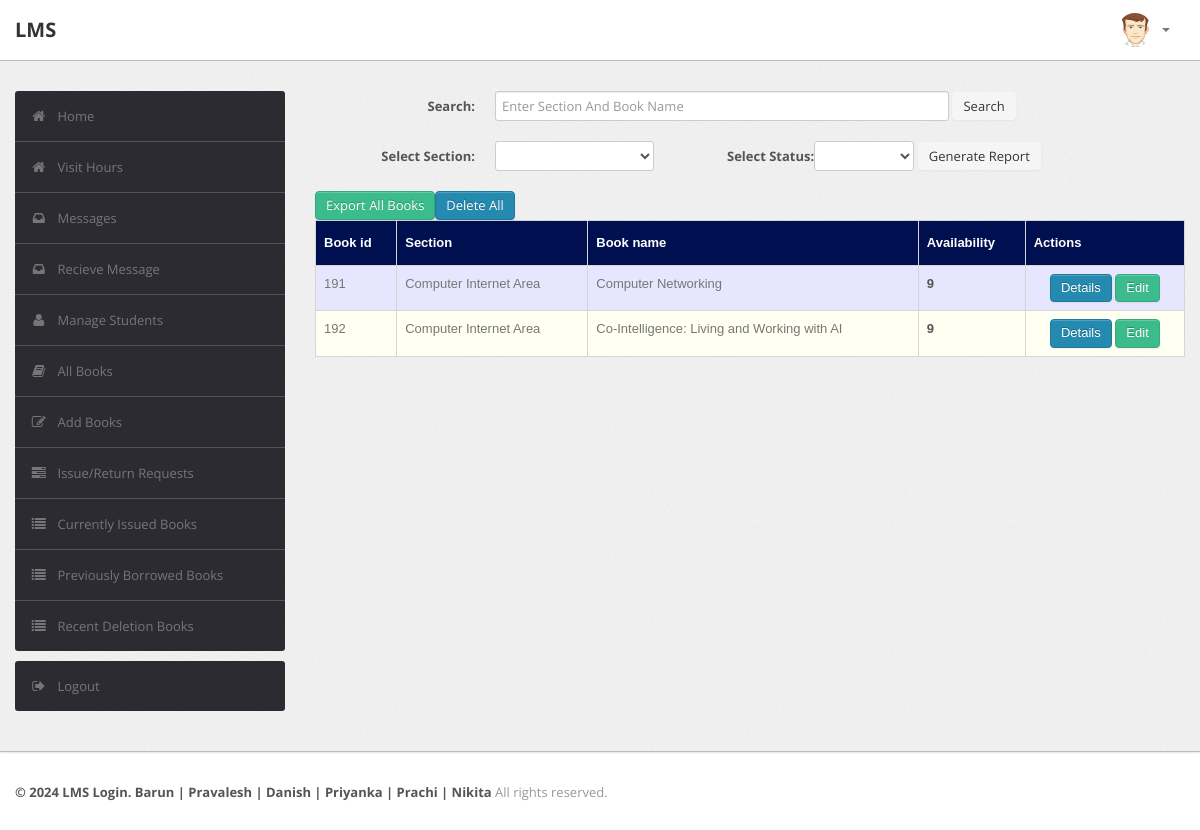
The app's page /librarian/book.php (signed in) with its own data.
### tables this page shows
CREATE TABLE `book` (
  `BookId` int(10) NOT NULL,
  `Section` varchar(255) NOT NULL,
  `Subject` varchar(50) DEFAULT NULL,
  `Textbook` varchar(255) NOT NULL,
  `Volume` varchar(255) DEFAULT NULL,
  `Year` varchar(50) DEFAULT NULL,
  `Availability` int(10) DEFAULT NULL,
  `Author` varchar(255) NOT NULL,
  `ISBN` varchar(255) NOT NULL,
  `Status` varchar(255) DEFAULT NULL
);

### librarian/book.php (the view, shortened to what this page needs)
<?php
require('dbconn.php');
?>
<?php
$rollno = $_SESSION['RollNo'];
                                $sql="select * from LMS.user where RollNo='$rollno'";
if ($_SESSION['RollNo'] !== 'staff') {
    ?>
<!DOCTYPE html>
<html lang="en">
    <head>
        <link type="text/css" href="bootstrap/css/bootstrap.min.css" rel="stylesheet">
        <link type="text/css" href="bootstrap/css/bootstrap-responsive.min.css" rel="stylesheet">
        <link type="text/css" href="css/theme.css" rel="stylesheet">
        <link type="text/css" href="images/icons/css/font-awesome.css" rel="stylesheet">
    </head>
    <body>
        <div class="navbar navbar-fixed-top">
            <div class="navbar-inner">
                <div class="container">
                        <a class="brand" href="index.php">LMS </a>
                    <div class="nav-collapse collapse navbar-inverse-collapse">
                        <ul class="nav pull-right">
                            <li class="nav-user dropdown"><a href="#" class="dropdown-toggle" data-toggle="dropdown">
                                <img src="images/user.png" class="nav-avatar" />
                                <b class="caret"></b></a>
                            </li>
                        </ul>
                    </div>
                </div>
            </div>
        </div>
        <div class="wrapper">
            <div class="container">
                <div class="row">
                    <div class="span3">
                        <div class="sidebar">
                           <ul class="widget widget-menu unstyled">
                                <li class="active"><a href="index.php"><i class="menu-icon icon-home"></i>Home
                                </a></li>
                                <li class="active"><a href="../qr/index.php"><i class="menu-icon icon-home"></i>Visit Hours
                                </a></li>
                                 <li><a href="message.php"><i class="menu-icon icon-inbox"></i>Messages</a>
                                </li>
                                <li><a href="recieve.php"><i class="menu-icon icon-inbox"></i>Recieve Message</a>
                                </li>
                                <li><a href="student.php"><i class="menu-icon icon-user"></i>Manage Students </a>
                                </li>
                                <li><a href="book.php"><i class="menu-icon icon-book"></i>All Books </a></li>
                                <li><a href="addbook.php"><i class="menu-icon icon-edit"></i>Add Books </a></li>
                                <li><a href="requests.php"><i class="menu-icon icon-tasks"></i>Issue/Return Requests </a></li>
                                <li><a href="current.php"><i class="menu-icon icon-list"></i>Currently Issued Books </a></li>
                                 <li><a href="pre.php"><i class="menu-icon icon-list"></i>Previously Borrowed Books </a></li>
                                <li><a href="history.php"><i class="menu-icon icon-list"></i>Recent Deletion Books </a></li>
                            </ul>
                            <ul class="widget widget-menu unstyled">
                                <li><a href="logout.php"><i class="menu-icon icon-signout"></i>Logout </a></li>
                            </ul>
                        </div>
                    </div>
                    <div class="span9">
                  <form class="form-horizontal row-fluid" action="book.php" method="post">
                                        <div class="control-group">
                                            <label class="control-label" for="Search"><b>Search:</b></label>
                                            <div class="controls">
                                                <input type="text" id="Textbook" name="Textbook" placeholder="Enter Section And Book Name" class="span8" required>
                                                <button type="submit" name="submit"class="btn">Search</button>
                                            </div>
                                        </div>
                                    </form>
                                    <br>
                                     <form class="form-horizontal row-fluid" action="lab.php" method="post">
                                        <div class="control-group">
                                            <label class="control-label" for="Search"><b>Select Section:</b></label>
                                            <div class="controls">
                                               <select name = "Section" tabindex="1" value="SC" data-placeholder="" class="span3" required style="float:left;">
                                                  <option value=""></option>
                                                    <option value="General Reference">General Reference</option>
                                                </select>
                                                 <label class="control-label" for="Search"><b>Select Status:</b></label>
                                                <select name = "Status" tabindex="1" value="SC" data-placeholder="Select Status" class="span2">
                                                  <option value=""></option>
                                                    <option value="GOOD">GOOD</option>
                                                </select>
                                                <button type="submit" name="submit"class="btn">Generate Report</button>
                                            </div>
                                        </div>
                                    </form>
                                    <br>
                                    <?php
                                    if(isset($_POST['submit']))
                                        {$s=$_POST['Textbook'];
                                            $sql="select * from LMS.book where Section like '%$s%' OR Textbook like '%$s%'";
                                        }
                                    else
                                        $sql="select * from LMS.book";
                                    $result=$conn->query($sql);
                                    $rowcount = mysqli_num_rows($result);
                                    if(!($rowcount))
                                        echo "<br><center><h2><b><i>No Results</i></b></h2></center>";
                                    else
                                    {
                                    ?>
                                      <form action="excel.php" method="post" style="float: left;">
                                    <input type="submit" name="export_excel" class="btn btn-success" value="Export All Books">
                                </form>
                                 <form action="delallb.php" method="post">
<button onclick="return myFunction2()" name="delete" type="submit" class="btn btn-primary">Delete All </button>
                        <table class="table" id = "tables">
                                  <thead>
                                    <tr>
                                      <th>Book id</th>
                                       <th>Section</th>
                                      <th>Book name</th>
                                      <th>Availability</th>
                                      <th>Actions</th>
                                    </tr>
                                  </thead>
                                  <tbody>
                                    <?php
                            while($row=$result->fetch_assoc())
                            {
                                $bookid=$row['BookId'];
                                $section = $row['Section'];
                                $name=$row['Textbook'];
                                $avail=$row['Availability'];
                            ?>
                                    <tr>
                                      <td><?php echo $bookid ?></td>
                                       <td><?php echo $section ?></td>
                                      <td><?php echo $name ?></td>
                                      <td><b><?php echo $avail ?></b></td>
                                        <td><center>
                                            <a href="bookdetails.php?id=<?php echo $bookid; ?>" class="btn btn-primary">Details</a>
                                            <a href="edit_book_details.php?id=<?php echo $bookid; ?>" class="btn btn-success">Edit</a>
                                           </form>
                                        </center></td>
                                    </tr>
                               <?php }} ?>
                            </div>
                </div>
            </div>
        </div>
<div class="footer">
            <div class="container">
                <b class="copyright">&copy; 2024 LMS Login. Barun | Pravalesh | Danish | Priyanka | Prachi | Nikita </b>All rights reserved.
            </div>
        </div>
    </body>
</html>
<?php }
else {
    echo "<script type='text/javascript'>alert('Access Denied!!!')</script>";
} ?>

### librarian/css/theme.css (style rules this page uses)
#tables { font-family: "Trebuchet MS", Arial, Helvetica, sans-serif; border-collapse: collapse; width: 100%; }
#tables td, #tables th { border: 1px solid #ddd; padding: 8px; }
#tables tr:nth-child(even) { background-color: #fffff2; }
#tables tr:nth-child(odd) { background-color: #e6e6ff; }
#tables th { padding-top: 12px; padding-bottom: 12px; text-align: left; background-color: #000F50; color: white; }
body { font-size: 13px; font-family: 'Open Sans', Arial, sans-serif; background: #fff; color: #777 }
strong, b { color: #555 }
.wrapper { background: url(../images/bg.png) #eee; border-bottom: 1px solid #bbb; -webkit-box-shadow: 0 1px 2px rgba(0,0,0,0.1); -moz-box-shadow: 0 1px 2px rgba(0,0,0,0.1); box-shadow: 0 1px 2px rgba(0,0,0,0.1); padding: 30px 0 }
.footer { color: #999; padding: 30px 0 60px }
form { margin: 0 }
select, textarea, input[type="text"], input[type="password"], input[type="datetime"], input[type="datetime-local"], input[type="date"], input[type="month"], input[type="time"], input[type="week"], input[type="number"], input[type="email"], input[type="url"], input[type="search"], input[type="tel"], input[type="color"], .uneditable-input, label, input, button, select, textarea { -webkit-border-radius: 3px; -moz-border-radius: 3px; border-radius: 3px; font-size: 13px; font-family: 'Open Sans', Tahoma, Arial, sans-serif }
body [class^="icon-"], body [class*=" icon-"] { font-size: 14px; line-height: 20px; height: 20px }
.form-horizontal .control-group, .form-vertical .control-group { margin-bottom: 0 }
.navbar { position: static!important; margin: 0!important }
.navbar .navbar-inner { background: #fff; border-bottom: 1px solid #bbb; -webkit-box-shadow: 0 1px 2px rgba(0,0,0,0.15); -moz-box-shadow: 0 1px 2px rgba(0,0,0,0.15); box-shadow: 0 1px 2px rgba(0,0,0,0.15) }
.navbar .brand { color: #333; font-weight: bold; font-size: 20px; margin-right: 20px; padding: 20px }
.navbar .nav>li>a { padding: 20px 15px; font-weight: bold; color: #777 }
.nav-user>a { height: 20px }
.nav-avatar { width: 34px; height: 34px; margin: -7px 5px 0 0; -webkit-border-radius: 50%; -moz-border-radius: 50%; border-radius: 50% }
.btn, .btn-box { -webkit-border-radius: 3px; -moz-border-radius: 3px; border-radius: 3px }
.btn { font-size: 13px; font-weight: 600 }
.btn { display: inline-block; margin-bottom: 0; font-weight: 400; text-align: center; vertical-align: middle; cursor: pointer; background-image: none; border: 1px solid transparent; white-space: nowrap; padding: 4px 10px; font-size: 13px; line-height: 1.42857; border-radius: 4px; -webkit-user-select: none; -moz-user-select: none; -ms-user-select: none; user-select: none }
.btn-primary { color: #fff; background-color: #248aaf; border-color: #20799a }
.btn-success { color: #fff; background-color: #3cbc8d; border-color: #36a97f }
.table { margin-bottom: 0 }
.table th, .table td { border-color: #d5d5d5!important }
.widget-menu { background: #fff; -webkit-border-radius: 3px; -moz-border-radius: 3px; border-radius: 3px; overflow: hidden }
.widget-menu a { color: #555; display: block; line-height: 20px; padding: 15px; text-decoration: none!important }
.widget-menu .menu-icon { margin-right: 10px; color: #767676; -webkit-transition: all .2s ease-in-out; -moz-transition: all .2s ease-in-out; transition: all .2s ease-in-out; }
.widget-menu>li+li { border-top: 1px solid #555 }
.widget-menu>li>a { background-color: #2d2b32; color: #767676; -webkit-transition: all .2s ease-in-out; -moz-transition: all .2s ease-in-out; transition: all .2s ease-in-out; }

### records on screen
book: BookId "191", Section "Computer Internet Area", Textbook "Computer Networking", Availability "9"
book: BookId "192", Section "Computer Internet Area", Textbook "Co-Intelligence: Living and Working with AI", Availability "9"
